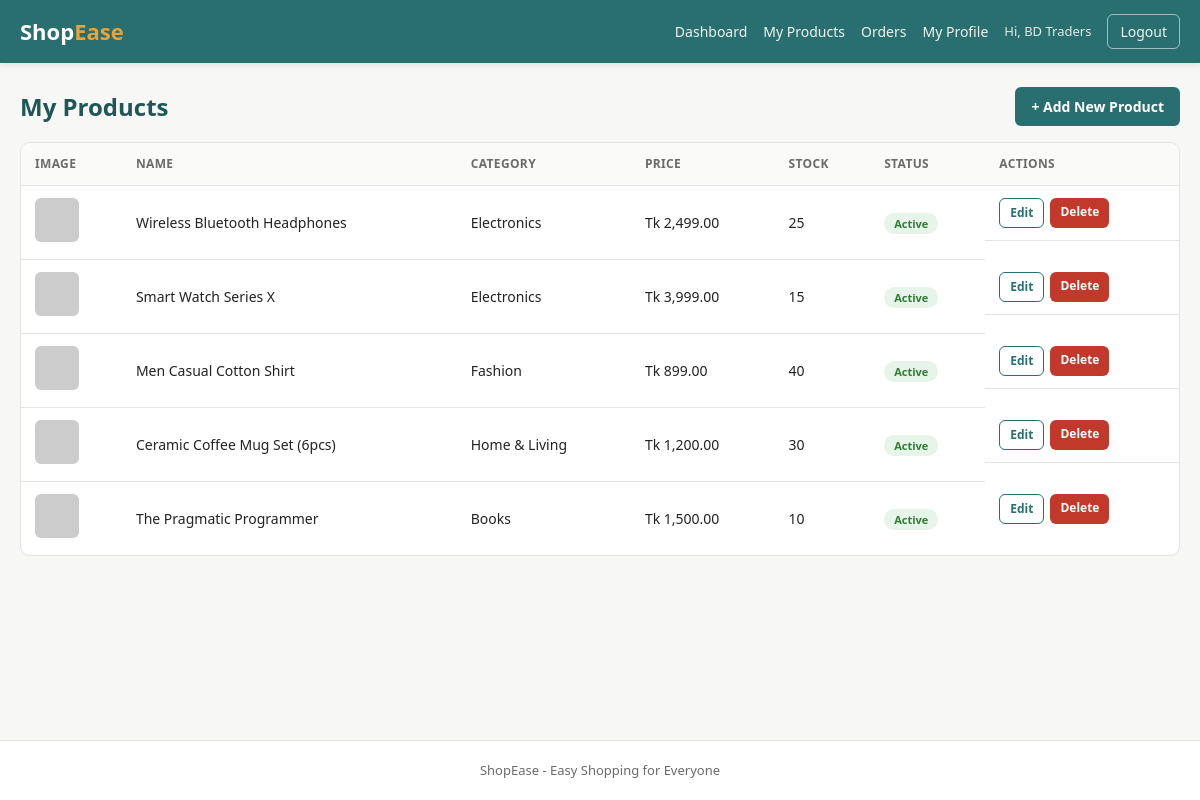
The app's page /seller/products.php (signed in) with its own data.
### tables this page shows
CREATE TABLE products (
    id INT AUTO_INCREMENT PRIMARY KEY,
    seller_id INT NOT NULL,
    category_id INT,
    name VARCHAR(150) NOT NULL,
    description TEXT,
    price DECIMAL(10,2) NOT NULL,
    stock INT NOT NULL DEFAULT 0,
    image VARCHAR(255) DEFAULT 'no-image.png',
    status ENUM('active', 'inactive') NOT NULL DEFAULT 'active',
    created_at TIMESTAMP DEFAULT CURRENT_TIMESTAMP,
    FOREIGN KEY (seller_id) REFERENCES users(id) ON DELETE CASCADE,
    FOREIGN KEY (category_id) REFERENCES categories(id) ON DELETE SET NULL
);

CREATE TABLE categories (
    id INT AUTO_INCREMENT PRIMARY KEY,
    name VARCHAR(100) NOT NULL UNIQUE
);

### includes/functions.php (called while the page is built, shortened)
<?php
function money($amount) {
    return 'Tk ' . number_format((float)$amount, 2);
}
function escape($str) {
    return htmlspecialchars($str ?? '', ENT_QUOTES, 'UTF-8');
}

### seller/products.php (the view, shortened to what this page needs)
<?php
require_once __DIR__ . '/../includes/functions.php';
$sellerId = $_SESSION['user_id'];
$stmt = $conn->prepare("SELECT p.*, c.name AS category_name FROM products p
                        LEFT JOIN categories c ON p.category_id = c.id
                        WHERE p.seller_id = ? ORDER BY p.created_at DESC");
$stmt->bind_param("i", $sellerId);
$stmt->execute();
$products = $stmt->get_result()->fetch_all(MYSQLI_ASSOC);
require_once __DIR__ . '/../includes/header.php';
?>
<div class="flex-between" style="margin-bottom:16px;">
    <h2 class="section-title" style="margin-bottom:0;">My Products</h2>
    <a href="/ecommerce/seller/add_product.php" class="btn btn-primary">+ Add New Product</a>
</div>
<div class="table-wrap">
<table>
<thead><tr><th>Image</th><th>Name</th><th>Category</th><th>Price</th><th>Stock</th><th>Status</th><th>Actions</th></tr></thead>
<tbody>
<?php if (empty($products)): ?>
    <tr><td colspan="7" class="empty-state">You haven't added any products yet.</td></tr>
<?php else: foreach ($products as $p): ?>
    <tr>
        <td><img src="/ecommerce/assets/uploads/<?= escape($p['image']) ?>" onerror="this.src='https://via.placeholder.com/50'" style="width:44px;height:44px;object-fit:cover;border-radius:6px;"></td>
        <td><?= escape($p['name']) ?></td>
        <td><?= escape($p['category_name'] ?? '-') ?></td>
        <td><?= money($p['price']) ?></td>
        <td><?= $p['stock'] ?></td>
        <td><span class="badge badge-<?= $p['status'] ?>"><?= escape($p['status']) ?></span></td>
        <td style="display:flex; gap:6px;">
            <a href="/ecommerce/seller/edit_product.php?id=<?= $p['id'] ?>" class="btn btn-outline btn-sm">Edit</a>
            <a href="/ecommerce/seller/products.php?delete=<?= $p['id'] ?>" class="btn btn-danger btn-sm" data-confirm="Delete this product permanently?">Delete</a>
        </td>
    </tr>
<?php endforeach; endif; ?>
</tbody>
</table>
</div>
<?php require_once __DIR__ . '/../includes/footer.php'; ?>

### assets/css/style.css (style rules this page uses)
:root { --primary: #2a6f6f; --primary-dark: #1f5757; --accent: #e8a33d; --bg: #f7f7f5; --card-bg: #ffffff; --text: #232323; --muted: #6b6b6b; --border: #e3e3e0; --danger: #c0392b; --success: #2e7d32; --radius: 10px; }
* { box-sizing: border-box; margin: 0; padding: 0; }
html, body { min-height: 100%; }
body { font-family: "Segoe UI", Roboto, Arial, sans-serif; background: var(--bg); color: var(--text); line-height: 1.5; min-height: 100vh; display: flex; flex-direction: column; }
a { text-decoration: none; color: inherit; }
.section-title { font-size: 24px; margin-bottom: 18px; color: var(--primary-dark); }
.btn { display: inline-block; padding: 9px 16px; border-radius: 6px; border: none; cursor: pointer; font-size: 14px; font-weight: 600; text-align: center; }
.btn-primary { background: var(--primary); color: #fff; }
.btn-danger { background: var(--danger); color: #fff; }
.btn-outline { background: transparent; border: 1px solid var(--primary); color: var(--primary); }
.btn-sm { padding: 5px 10px; font-size: 12px; }
.table-wrap { overflow-x: auto; background: #fff; border-radius: var(--radius); border: 1px solid var(--border); }
table { width: 100%; border-collapse: collapse; font-size: 14px; }
th, td { padding: 12px 14px; text-align: left; border-bottom: 1px solid var(--border); }
th { background: #fafaf8; font-size: 12px; text-transform: uppercase; letter-spacing: 0.03em; color: var(--muted); }
tr:last-child td { border-bottom: none; }
.badge { padding: 3px 10px; border-radius: 20px; font-size: 11px; font-weight: 700; text-transform: capitalize; }
.badge-confirmed, .badge-accepted, .badge-active, .badge-delivered { background: #e6f4ea; color: var(--success); }
.flex-between { display: flex; justify-content: space-between; align-items: center; flex-wrap: wrap; gap: 10px; }

### records on screen
products: name "Wireless Bluetooth Headphones", category.name "Electronics", price "Tk 2,499.00", stock "25", status "Active"
products: name "Smart Watch Series X", category.name "Electronics", price "Tk 3,999.00", stock "15", status "Active"
products: name "Men Casual Cotton Shirt", category.name "Fashion", price "Tk 899.00", stock "40", status "Active"
products: name "Ceramic Coffee Mug Set (6pcs)", category.name "Home & Living", price "Tk 1,200.00", stock "30", status "Active"
products: name "The Pragmatic Programmer", category.name "Books", price "Tk 1,500.00", stock "10", status "Active"

### other values on screen
$user['name'] "BD Traders"
